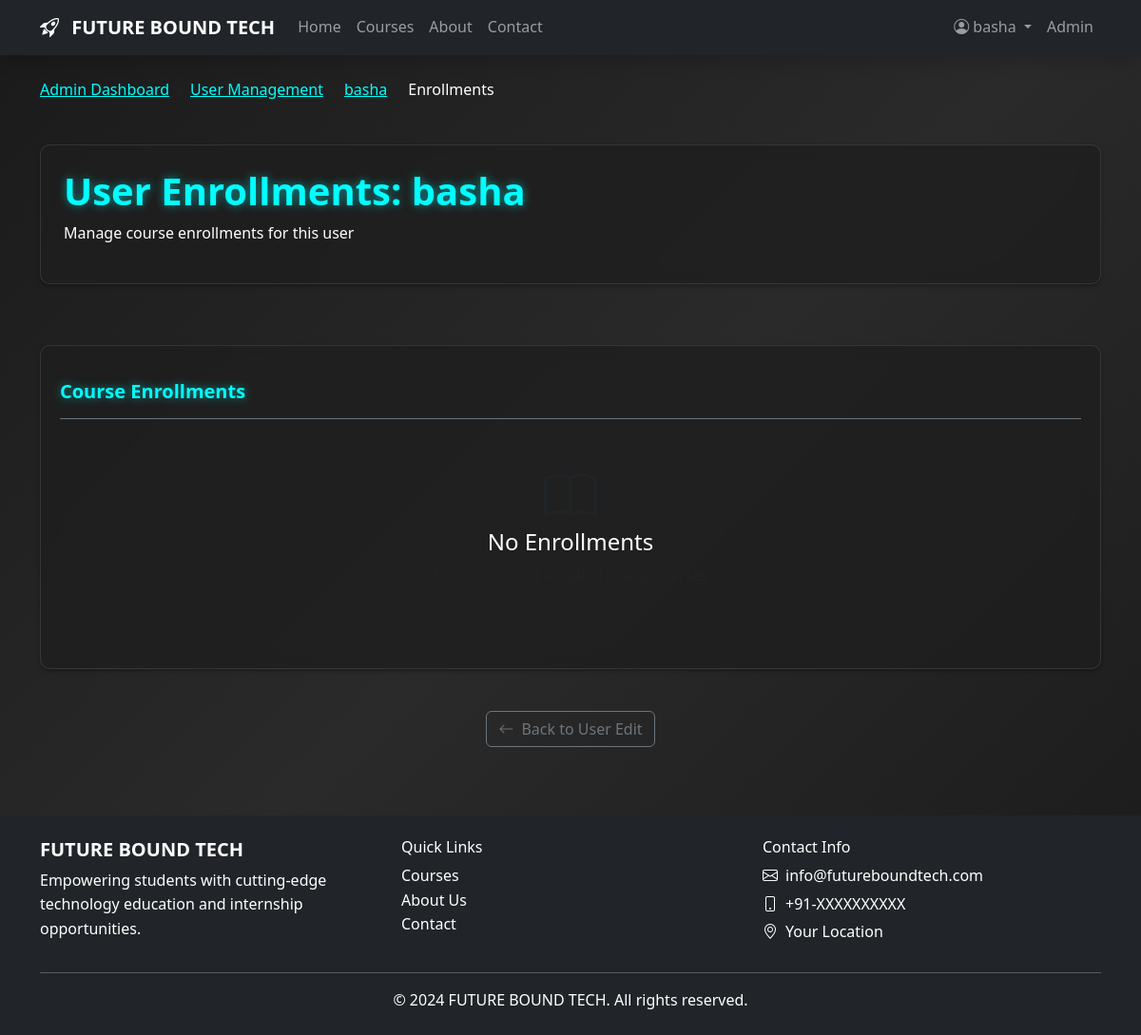
The app's page /admin_dashboard/users/1/enrollments/ (signed in), older data.
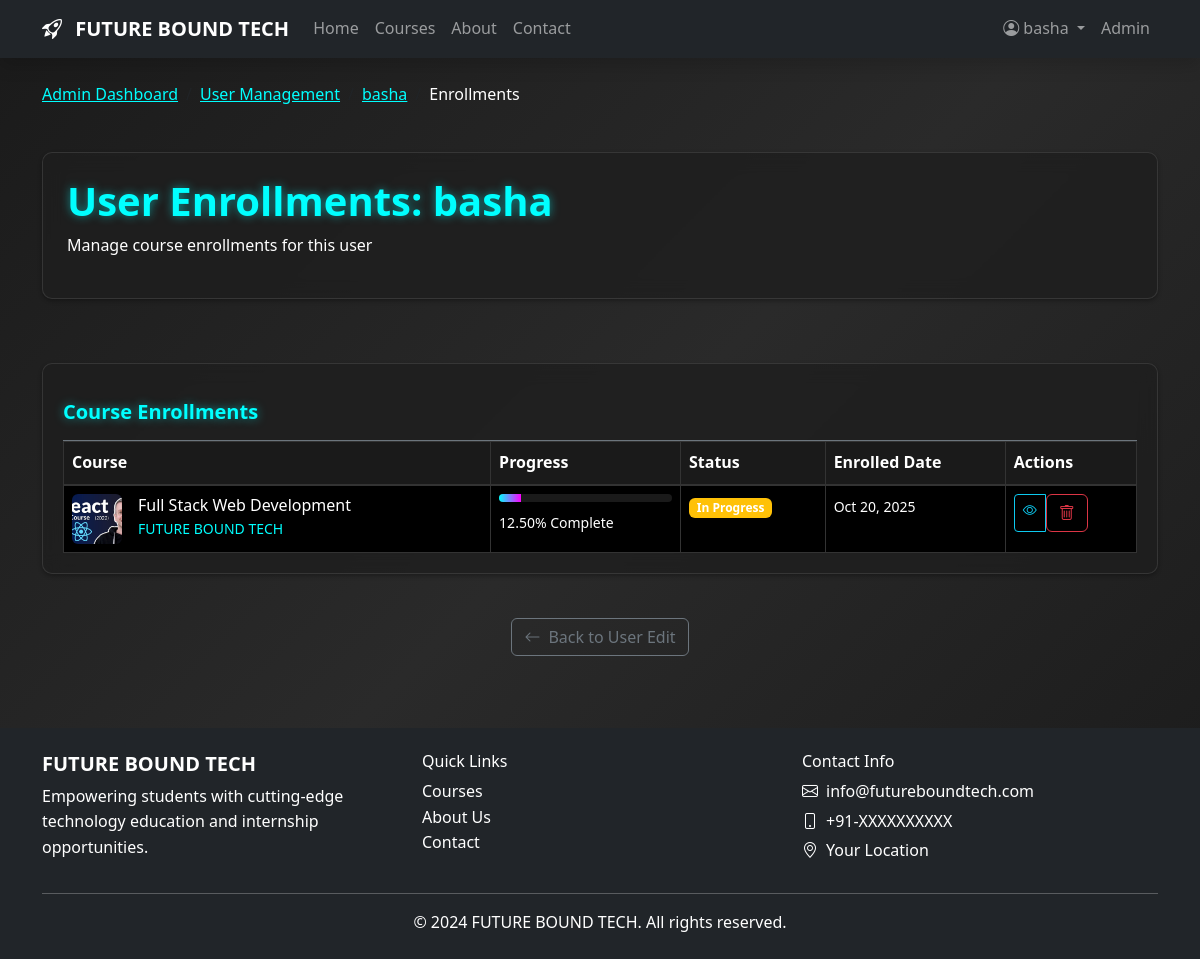
The same page, newer data.
### App2/models.py (models this page shows, shortened)
class Enrollment(models.Model):
    STATUS_CHOICES = [
        ('enrolled', 'Enrolled'),
        ('in_progress', 'In Progress'),
        ('completed', 'Completed'),
        ('cancelled', 'Cancelled'),
    ]
    user = models.ForeignKey(User, on_delete=models.CASCADE)
    course = models.ForeignKey(Course, on_delete=models.CASCADE)
    enrollment_date = models.DateTimeField(default=timezone.now)
    completion_date = models.DateTimeField(blank=True, null=True)
    status = models.CharField(max_length=20, choices=STATUS_CHOICES, default='enrolled')
    progress_percentage = models.DecimalField(max_digits=5, decimal_places=2, default=0.00)
    certificate_issued = models.BooleanField(default=False)
    payment_status = models.BooleanField(default=True)  # True for free courses, False until paid for premium
    class Meta:
        unique_together = ['user', 'course']

class Course(models.Model):
    COURSE_TYPES = [
        ('free', 'Free'),
        ('premium', 'Premium'),
    ]
    CATEGORY_TYPES = [
        ('knowledge', 'Knowledge Course'),
        ('internship', 'Internship'),
        ('project', 'Project'),
        ('specialization', 'Specialization'),
    ]
    title = models.CharField(max_length=200)
    slug = models.SlugField(unique=True, blank=True)
    description = models.TextField()
    short_description = models.CharField(max_length=300)
    thumbnail = models.ImageField(upload_to='courses/thumbnails/')
    cover_image = models.ImageField(upload_to='courses/covers/', blank=True, null=True)
    course_type = models.CharField(max_length=10, choices=COURSE_TYPES, default='free')
    price = models.DecimalField(max_digits=10, decimal_places=2, default=0.00)
    category = models.CharField(max_length=20, choices=CATEGORY_TYPES, default='knowledge')
    level = models.CharField(max_length=50, choices=[
        ('beginner', 'Beginner'),
        ('intermediate', 'Intermediate'),
        ('advanced', 'Advanced')
    ], default='beginner')
    duration_hours = models.PositiveIntegerField(default=0)
    instructor = models.CharField(max_length=100)
    prerequisites = models.TextField(blank=True)
    learning_objectives = models.TextField(blank=True)
    is_active = models.BooleanField(default=True)
    created_at = models.DateTimeField(default=timezone.now)
    updated_at = models.DateTimeField(auto_now=True)

### App2/views.py (the view, shortened to what this page needs)
# urls.py: path('admin_dashboard/users/<int:user_id>/enrollments/', admin_user_enrollments, name='admin_user_enrollments'),
@login_required
def admin_user_enrollments(request, user_id):
    if not request.user.is_superuser:
        messages.error(request, 'Access denied. Admin privileges required.')
        return redirect('home')
    from django.contrib.auth.models import User
    user = get_object_or_404(User, id=user_id)
    enrollments = Enrollment.objects.filter(user=user).select_related('course')
    context = {
        'user': user,
        'enrollments': enrollments,
    }
    return render(request, 'admin/user_enrollments.html', context)

### templates/admin/user_enrollments.html (shortened to what the changed rows need)
{% extends 'base.html' %}
{% load static %}
{% block content %}
<div class="container py-4">
    <div class="row mb-4">
        <div class="col">
            <div class="cyber-card p-4">
                <h1 class="neon-glow mb-2">User Enrollments: {{ user.get_full_name|default:user.username }}</h1>
            </div>
        </div>
    </div>
    <div class="row">
        <div class="col">
            <div class="cyber-card">
                <div class="card-body p-0">
                    {% if enrollments %}
                    <div class="table-responsive">
                        <table class="table table-hover mb-0">
                            <thead style="background-color: #1a1a1a; border-bottom: 2px solid #333;">
                                <tr>
                                    <th style="border: 1px solid #333; color: #ffffff; background-color: #1a1a1a;">Course</th>
                                    <th style="border: 1px solid #333; color: #ffffff; background-color: #1a1a1a;">Progress</th>
                                    <th style="border: 1px solid #333; color: #ffffff; background-color: #1a1a1a;">Status</th>
                                    <th style="border: 1px solid #333; color: #ffffff; background-color: #1a1a1a;">Enrolled Date</th>
                                    <th style="border: 1px solid #333; color: #ffffff; background-color: #1a1a1a;">Actions</th>
                                </tr>
                            </thead>
                            <tbody style="background-color: #000000;">
                                {% for enrollment in enrollments %}
                                <tr style="background-color: #000000; border-bottom: 1px solid #333;">
                                    <td style="border: 1px solid #333; background-color: #000000; color: #ffffff;">
                                        <div class="d-flex align-items-center">
                                            {% if enrollment.course.thumbnail %}
                                            <img src="{{ enrollment.course.thumbnail.url }}" alt="{{ enrollment.course.title }}"
                                                 class="rounded me-3" style="width: 50px; height: 50px; object-fit: cover;">
                                            {% endif %}
                                            <div>
                                                <h6 class="mb-0 text-light">{{ enrollment.course.title }}</h6>
                                                <small class="text-cyan">{{ enrollment.course.instructor }}</small>
                                            </div>
                                        </div>
                                    </td>
                                    <td style="border: 1px solid #333; background-color: #000000; color: #ffffff;">
                                        <div class="progress mb-2" style="height: 8px; background-color: rgba(255,255,255,0.1);">
                                            <div class="progress-bar cyber-progress"
                                                 style="width: {{ enrollment.progress_percentage }}%; background: linear-gradient(90deg, #00ffff, #ff00ff);">
                                            </div>
                                        </div>
                                        <small class="text-light">{{ enrollment.progress_percentage }}% Complete</small>
                                    </td>
                                    <td style="border: 1px solid #333; background-color: #000000; color: #ffffff;">
                                        {% if enrollment.status == 'completed' %}
                                            <span class="badge bg-success">Completed</span>
                                        {% elif enrollment.status == 'in_progress' %}
                                            <span class="badge bg-warning">In Progress</span>
                                        {% else %}
                                            <span class="badge bg-secondary">{{ enrollment.get_status_display }}</span>
                                        {% endif %}
                                    </td>
                                    <td style="border: 1px solid #333; background-color: #000000; color: #ffffff;">
                                        <small class="text-light">{{ enrollment.enrollment_date|date:"M d, Y" }}</small>
                                    </td>
                                    <td style="border: 1px solid #333; background-color: #000000; color: #ffffff;">
                                        <div class="btn-group btn-group-sm">
                                            <a href="{% url 'course_progress' enrollment.id %}" class="btn btn-outline-info" title="View Progress">
                                                <i class="bi bi-eye"></i>
                                            </a>
                                            <form method="post" class="d-inline" onsubmit="return confirm('Are you sure you want to remove this enrollment? This will delete all progress data.');">
                                                <button type="submit" name="remove_enrollment" class="btn btn-outline-danger" title="Remove Enrollment">
                                                    <i class="bi bi-trash"></i>
                                                </button>
                                            </form>
                                        </div>
                                    </td>
                                </tr>
                                {% endfor %}
                            </tbody>
                        </table>
                    </div>
                    {% else %}
                    <div class="text-center py-5">
                        <i class="bi bi-book display-4 mb-3 text-muted"></i>
                        <h4 class="text-light">No Enrollments</h4>
                        <p class="text-muted">This user is not enrolled in any courses</p>
                    </div>
                    {% endif %}
                </div>
            </div>
        </div>
    </div>
</div>
{% endblock %}

Row changes from the older to the newer data that the page shows:
added Enrollment: course.thumbnail (picture), course "Full Stack Web Development", course.instructor "FUTURE BOUND TECH", progress_percentage "12.50", status "In Progress", enrollment_date "Oct 20, 2025"
Text that changed along with them:
text no longer shown: "No Enrollments"
text now shown: "Course Progress Status Enrolled Date Actions"
